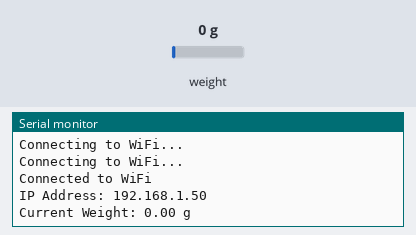
A sketch run on a simulated ESP32. On the bench: the last lines printed to the serial monitor. The test bench sets the inputs (shaded band); at power-on: weight on the scale 0 g. WiFi joins after 1.5 s; servers stay silent unless stated; uploads are accepted with an empty reply.

Above: at 7.2 s.
7.3 s: weight on the scale set to 100 g
At 11.4 s:
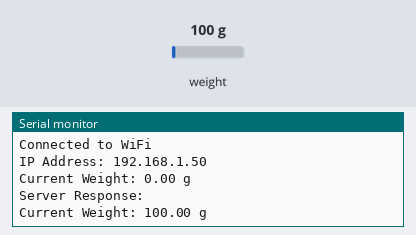
11.7 s: weight on the scale set to 1250 g
At 14.1 s:
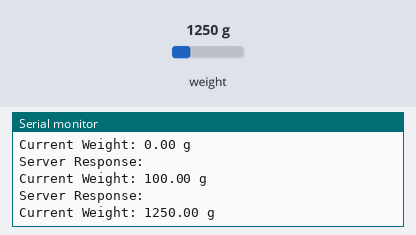
Timing chart, 0 to 15.6 s (numbered marks = the images above; inputs shaded):
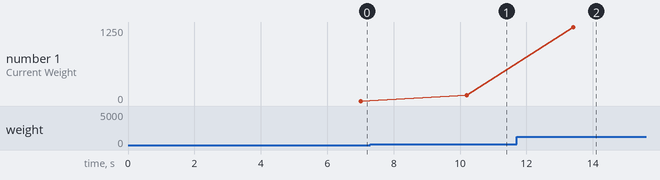

The sketch:

loadcell_final.ino
```cpp
#include <WiFi.h>
#include <HTTPClient.h>
#include "HX711.h"

// Wi-Fi credentials
const char* ssid = "Ae Vedya";
const char* password = "12345678";

// Backend server URL
const char* serverName = "http://192.168.236.163/inv1/cart.php";

// Load cell setup
#define DOUT 14
#define SCK 27
HX711 scale;

float previousWeight = 0.0;
float threshold = 5.0; // Minimum detectable weight change in grams

void setup() {
  Serial.begin(115200);

  // Connect to Wi-Fi
  WiFi.begin(ssid, password);
  while (WiFi.status() != WL_CONNECTED) {
    delay(1000);
    Serial.println("Connecting to WiFi...");
  }
  Serial.println("Connected to WiFi");
  Serial.print("IP Address: ");
  Serial.println(WiFi.localIP());

  // Initialize load cell
  scale.begin(DOUT, SCK);
  delay(3000); // Allow load cell to stabilize
  scale.set_scale(2280.f); // Set calibration factor
  scale.tare(); // Zero the load cell
}

void loop() {
  if (scale.is_ready()) {
    float currentWeight = scale.get_units(10); // Take the average of 10 readings
    float weightDifference = currentWeight - previousWeight;

    if (abs(weightDifference) > threshold) { // If the weight difference exceeds the threshold
      String action = (weightDifference < 0) ? "pickup" : "drop";
      String product = getProductFromWeight(currentWeight);  // Get the product name based on the weight
      sendToServer(currentWeight, action, product);
      previousWeight = currentWeight;
    }

    Serial.print("Current Weight: ");
    Serial.print(currentWeight);
    Serial.println(" g");
  } else {
    Serial.println("Load cell not ready");
  }

  delay(2000);
}

// Function to map the weight to the corresponding product
String getProductFromWeight(float weight) {
  if (weight >= 38 && weight <= 55) {
    return "Water Bottle";
  }
  else if (weight >= 70 && weight <= 90) {
    return "Toy Car";
  }
  else {
    return "Unknown Product";
  }
}

void sendToServer(float weight, String action, String product) {
  if (WiFi.status() == WL_CONNECTED) {
    HTTPClient http;
    http.begin(serverName);
    http.addHeader("Content-Type", "application/x-www-form-urlencoded");

    String postData = "weight=" + String(weight) + "&action=" + action + "&product=" + product;
    int httpResponseCode = http.POST(postData);

    if (httpResponseCode > 0) {
      String response = http.getString();
      Serial.println("Server Response: " + response);
    } else {
      Serial.println("Error sending data to server.");
    }
    http.end();
  } else {
    Serial.println("WiFi not connected.");
  }
}
```

Measured:
- after the input at 7.3 s, the serial monitor: prints a new line after 2.9 s (image 1)
- after the input at 11.7 s, the serial monitor: prints a new line after 1.7 s (image 2)
- plotted number 1: 0 → 100 after the input at 7.3 s, 100 → 1250 after the input at 11.7 s
